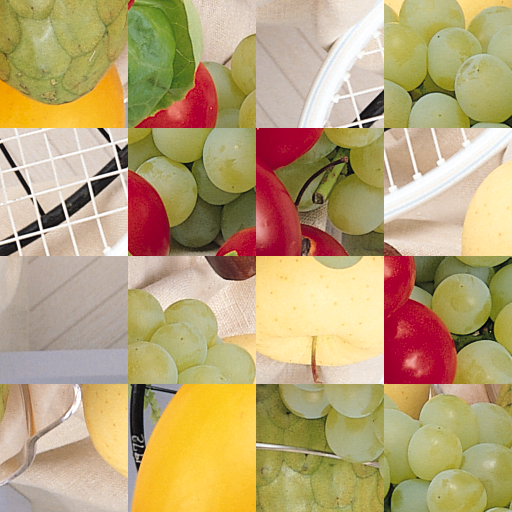
#> input picture testings/tiles_rotated_4x4_04.png, 512 x 512 px; its folder holds only this picture in this run
$ python getMatchingValues.py   (Python 2 division)
#> lines starting #> are read from the running program, lines starting #| are printed output that depends on the picture
# -*- coding: utf-8 -*-
"""
Created on Wed Dec 06 16:05:26 2017

@author: jarno
"""

# -*- coding: utf-8 -*-
"""
Created on Tue Nov 28 14:43:09 2017

@author: jarno
"""
import numpy as np
import cv2
import matplotlib.pyplot as plt


def dividePuzzle(img, aantal):
    #img = #getimage
    size = int(np.floor(np.sqrt(aantal)))
    pieces = []
    for i in range(0, size):
        for j in range(0, size):
            #cutoutpiece
            piece = img[(i*len(img))/size:((i+1)*len(img))/size,(j*len(img[0]))/size:((j+1)*len(img[0]))/size]
            pieces.append(piece)
            #addimage();
    return pieces

def mirror(image,op):
    if op == 'H':
        image = cv2.flip(image, 0)
    elif op == 'V':
        image = cv2.flip(image, 1)
    elif op == 'D':
        image = cv2.transpose(image)
    return image

def getMatch(e1, e2):
    dif = len(e1)-len(e2)
    if abs(dif) > 5:
        return 50000
    elif dif == 0:
        #cv2.imshow('diff', abs(cv2.absdiff(e2, e1))[:,0])
        return sum(sum(abs(cv2.absdiff(e2, e1)**1.5*0.1)))*10.0/len(e1)
    elif dif > 0:
        match = 50000
        for i in range(dif):
            match = min(match, sum(sum(cv2.absdiff(e2, e1[i:i+len(e2)])*0.1)))
        return match*10.0/len(e2)**2
    else:
        match = 50000
        for i in range(0-dif):
            match = min(match, sum(sum(cv2.absdiff(e1, e2[i:i+len(e1)])*0.1)))
        return match*10.0/len(e1)

def getedge(piece, edge):
    if type(edge) == type(5):
        sides = ["N","E","S","W"]
        side = sides[edge%4]
    else:
        side = edge
    if side == "W":
        return(piece[:,0, ])
    elif side == "N":
        return(piece[0,:, ])
    elif side == "E":
        return(piece[:,-1, ])
    elif side == "S":
        return(piece[-1,:, ])


# [6 lines left out: function showMatch, not called in this run]

def rotatePiece(piece, i):
    if i%4 == 0: #North side
        return piece
    elif i%4 == 1: #East side
        return mirror(mirror(piece, 'D'), 'H')
    elif i%4 == 2:
        return mirror(mirror(piece, 'H'), 'V')
    elif i%4 == 3:
        return mirror(mirror(piece, 'H'), 'D')


def getBestMatch(pieces):
    sides = ["N","E","S","W"]
    bestmatch = 50000
    matchid = [0,0,0,0]
    matches = np.empty((len(pieces), len(pieces), len(sides), len(sides)), dtype = 'uint16')
    for i in range(len(pieces)):
        for k in range(len(sides)):
            e1 = getedge(pieces[i],sides[k])
            for j in range( len(pieces)):
                if not(i == j):
                    for l in range(len(sides)):
                        match = int(getMatch(e1, getedge(pieces[j],sides[l])))
                        matches[i,j,k,l]= match
#                        matches[j,i,l,k]= match
                        if match < bestmatch:
                            bestmatch = match
                            matchid = [i,j,k,l]
                            rev = [j,i,l,k]
#                            cv2.waitKey()
#                            cv2.destroyAllWindows()
                else:
                    matches[i,j,k]= list(50000 for l in range(len(sides)))
# [6 lines of commented-out code are left out]
    return matches, matchid

# [18 lines left out: function getNeighbour, not called in this run]

def getNeighbourEx( matches, edgeId, exclusions):
    pieceNmr, sideNmr = edgeId
    matchid = [0,0,0,0]
    bestmatch = 50000
    for i in range(len(matches)):
        if i not in exclusions:
            for j in range(len(matches[0,0,0])):
                match = matches[i, pieceNmr, j, sideNmr%4]
                if match < bestmatch:
                    bestmatch = match
                    matchid = [i, pieceNmr, j, sideNmr%4]
    return matchid

# [63 lines left out: functions getLine, combinePuzzle, not called in this run]

# DISCLAIMER! THE EDGES SHOULD BE SENT CLOCKWISE
# EXAMPLE: FIRST EDGE IS THE RIGHT EDGE OF A PIECE, SECOND ONE IS THE BOTTOM ONE
# IF THIS IS NOT FOLLOWED, MISMATCHES MAY AND WILL HAPPEN
# THE REFERENCE FOR THE MATCH WILL BE DIRECTED TOWARDS THE FIRST NUMBER
def getNeighbour2D(matches, edgeIDs, exclusions):
    pieceNmr1, sideNmr1 = edgeIDs[0]
    pieceNmr2, sideNmr2 = edgeIDs[1]
    matchid = matchid2 = [-1,0,0,0]
    bestmatch = 5000000
    for i in range(len(matches)):
        if (not i in exclusions):
            for j in range(len(matches[0,0,0])):
                match1 = matches[i, pieceNmr1, j, sideNmr1%4]
                match2 = matches[i, pieceNmr2, (j+1)%4, (sideNmr2+1)%4]
                match = match1**2+match2**2
                if match < bestmatch:
                    bestmatch = match
                    matchid = [i, pieceNmr1, j, sideNmr1%4]
                    matchid2 = [i, pieceNmr2, (j+1)%4, (sideNmr2+1)%4]
# [8 lines of commented-out code are left out]
    return matchid

def showsolvedPuzzle(pieces, placedPieces):
    h,w,chan = np.shape(pieces[0])
    count = int(np.sqrt(len(pieces)))
    image = np.zeros((h*count, w*count, chan), dtype = 'uint8')
    for i in range(len(placedPieces)):
        for j in range(len(placedPieces[0])):
            piece, rot = placedPieces[i][j]
            if not piece == -1:
                im = rotatePiece(pieces[piece], rot)
                x = i*h
                y = j*w
                image[x:x+h, y:y+w] = im
    cv2.imshow('puzzle', image)
    cv2.waitKey()
    cv2.destroyAllWindows()
    return image


def fillBlock(matches, placedPieces, used, matchid, pieces):
    x, y, n, r, d = matchid
    newLoc = [x,y]
    newPieces = [0]
    newPieces[0] = [x,y,n,r]
    used_t = used
    if d == 0 or d == 4:
        oldLoc = [x+1, y-1]
        OL2 = [x+1, y+1]
        dir2 = [0,1]
        dir1 = [0,-1]

    elif d == 3:
        oldLoc = [x+1, y+1]
        OL2 = [x-1, y+1]
        dir2 = [-1,0]
        dir1 = [1,0]

    elif d == 2:
        oldLoc = [x-1, y+1]
        OL2 = [x-1, y-1]
        dir2 = [0,-1]
        dir1 = [0,1]

    else:
        oldLoc = [x-1, y-1]
        OL2 = [x+1, y-1]
        dir2 = [1,0]
        dir1 = [-1,0]

    print oldLoc
    while -1 < oldLoc[0] < len(placedPieces) and -1 < oldLoc[1] < len(placedPieces) and placedPieces[tuple(oldLoc)][0] > -1:
        oldPiece = np.add(placedPieces[tuple(oldLoc)], [0,d-1])
        newPiece = np.add(placedPieces[tuple(newLoc)], [0,d-1])
        neighbour = getNeighbour2D(matches, [newPiece, oldPiece], used)
        oldLoc = np.add(oldLoc, dir1)
        newLoc = np.add(newLoc, dir1)
        piece = np.append(newLoc, (neighbour[0], neighbour[2]+d*3+3))
        newPieces.append(piece)
#        print piece
        placedPieces[tuple(newLoc)] = [neighbour[0],(neighbour[2]+d*3+3)%4]
        used.append(neighbour[0])
#        showsolvedPuzzle(pieces, placedPieces)
#        print oldLoc
    oldLoc = OL2
    newLoc = [x,y]
    used = used_t
    print oldLoc
    while -1 < oldLoc[0] < len(placedPieces) and -1 < oldLoc[1] < len(placedPieces) and placedPieces[tuple(oldLoc)][0] > -1:
        oldPiece = np.add(placedPieces[tuple(oldLoc)], [0,d])
        newPiece = np.add(placedPieces[tuple(newLoc)], [0,d])
        neighbour = getNeighbour2D(matches, [oldPiece, newPiece], used)
        oldLoc = np.add(oldLoc, dir2)
        newLoc = np.add(newLoc, dir2)
        piece = np.append(newLoc, (neighbour[0], neighbour[2]+d*3+2))
        newPieces.append(piece)
#        print piece
        placedPieces[tuple(newLoc)] = [neighbour[0],(neighbour[2]+d*3+2)%4]
        used.append(neighbour[0])
#        showsolvedPuzzle(pieces, placedPieces)
#        print oldLoc

    return newPieces

def expandBlock(matches, placedPieces, used):
    #check for max width
    i = j = len(placedPieces[0])-1
    bestMatch = 50000
    matchid = [-1,-1,-1,-1,-1]
    while placedPieces[i][0][0] == -1:
        i = i-1
    while placedPieces[0][j][0] == -1:
        j = j-1
    i = i
    j = j
    print i,j
    if not j >= len(placedPieces)-1:
        for k in range(i+1):
#            print "k in i:"
#            print k
            Mid = getNeighbourEx(matches, [placedPieces[k][0][0], (placedPieces[k][0][1]-1)%4], used)
            newMatch = matches[tuple(Mid)]
            if newMatch < bestMatch:
                bestMatch = newMatch
                matchid = [k,-1, Mid[0], (Mid[2]-1)%4, 3]
                BM = Mid
            Mid = getNeighbourEx(matches, [placedPieces[k][j][0], (placedPieces[k][j][1]+1)%4], used)
            newMatch = matches[tuple(Mid)]
            if newMatch < bestMatch:
                bestMatch = newMatch
                matchid = [k,j+1, Mid[0], (Mid[2]+1)%4, 1]
                BM = Mid


    if not i >= len(placedPieces)-1:
        for k in range(j+1):
#            print "k:"
#            print k, j
            Mid = getNeighbourEx(matches, [placedPieces[0][k][0], placedPieces[0][k][1]], used)
            newMatch = matches[tuple(Mid)]
            if newMatch < bestMatch:
                bestMatch = newMatch
                matchid = [-1,k, Mid[0], (Mid[2]-2)%4, 0]
                BM = Mid
            Mid = getNeighbourEx(matches, [placedPieces[i][k][0], (placedPieces[i][k][1]+2)%4], used)
            newMatch = matches[tuple(Mid)]
            if newMatch < bestMatch:
                bestMatch = newMatch
                matchid = [i+1,k, Mid[0], Mid[2], 2]
                BM = Mid
    return matchid


def solverMK2(pieces, matches, matchid):

    i,j,k,l = matchid
    width = int(np.sqrt(len(pieces)))
    placedPieces = np.full((width,width,2), -1, dtype = 'int8')
    placedPieces[0][0] = [i,(k-2)%4]
    placedPieces[1][0] = [j,l]
    used = [i,j]
    while len(used) < 25:
        matchid = expandBlock(matches, placedPieces, used)
        if matchid[0] == -1:
            placedPieces = np.append(np.full((1,len(placedPieces), 2), -1, dtype = 'int8'),placedPieces[0:-1], axis = 0)
            matchid[0] = 0
        elif matchid[1] == -1:
            placedPieces = np.append(np.full((len(placedPieces), 1, 2), -1, dtype = 'int8'),placedPieces[:,0:-1], axis = 1)
            matchid[1] = 0
        print matchid
        showsolvedPuzzle(pieces, placedPieces)
        placedPieces[matchid[0]][matchid[1]] = [matchid[2], matchid[3]]
        showsolvedPuzzle(pieces, placedPieces)
        used.append(matchid[2])
        matchid = fillBlock(matches, placedPieces, used,  matchid, pieces)
        for piece in range(len(matchid)):
            print matchid[piece]
            placedPieces[matchid[piece][0]][matchid[piece][1]] = [matchid[piece][2], matchid[piece][3]]
            used.append(matchid[piece][2])
#        placedPieces[matchid[0][0]][matchid[0][1]] = [matchid[0][2], matchid[0][3]]

    showsolvedPuzzle(pieces, placedPieces)
    return placedPieces


# [69 lines left out: function puzzleSolver, not called in this run]


puzzleType="tiles"
puzzleArrangement="rotated"
puzzleSize="4x4"
puzzleNumber="04"
puzzle = cv2.imread(puzzleType+'_'+puzzleArrangement+'_'+puzzleSize+'_'+puzzleNumber+'.png')
#> puzzle is the input picture: shape (512, 512, 3); mean B, G, R 118.3, 163.3, 185.5
pieces = dividePuzzle(puzzle, 16)
#> after the loop in dividePuzzle, `for i in range(0, size):`: pieces = 16 items
#> pieces = 16 items

sides = ["N","E","S","W"]
matches, matchid = getBestMatch(pieces)
#> the loop in getBestMatch, `for i in range(len(pieces)):` made 16 passes
#getLine(pieces, matches, matchid)
#print matches[tuple(matchid)]
cv2.waitKey()
cv2.destroyAllWindows()


#x, minx = puzzleSolver(pieces, matches, matchid)
y = solverMK2(pieces, matches, matchid)
#> the loop in solverMK2, `while len(used) < 25:` made 5 passes
#> (printed output is left out)
#> pass 1, in showsolvedPuzzle, `cv2.imshow('puzzle', image)`:
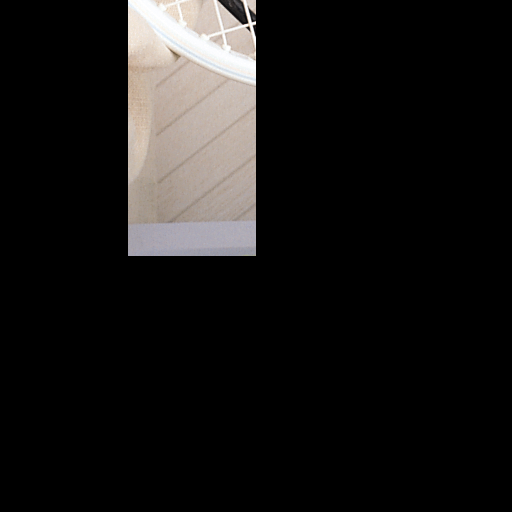
#> window 'puzzle': shape (512, 512, 3); mean B, G, R 21.9, 22.7, 24.1
#> pass 1, in mirror (call 3), `image = cv2.transpose(image)`:
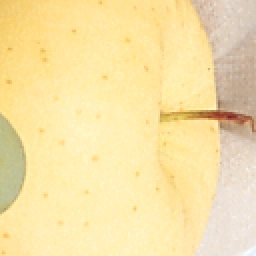
#> image: shape (128, 128, 3) (shown 2 times larger); mean of channels 0, 1, 2 167, 224.7, 246.2; drawn as B, G, R
#> the loop in showsolvedPuzzle (call 11), `for i in range(len(placedPieces)):` made 4 passes
#> pass 1, in mirror (call 115), `image = cv2.flip(image, 0)`:
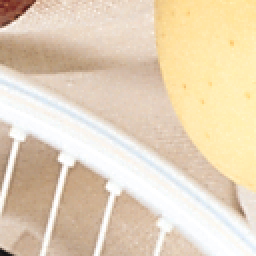
#> image: shape (128, 128, 3) (shown 2 times larger); mean of channels 0, 1, 2 186.5, 211.6, 229.2; drawn as B, G, R
#> pass 1, in mirror (call 116), `image = cv2.transpose(image)`:
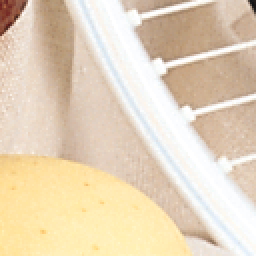
#> image: shape (128, 128, 3) (shown 2 times larger); mean of channels 0, 1, 2 186.5, 211.6, 229.2; drawn as B, G, R
#> pass 1, in mirror (call 117), `image = cv2.flip(image, 0)`:
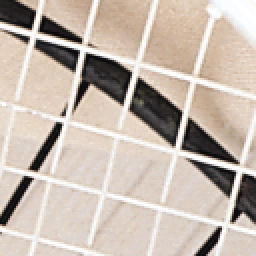
#> image: shape (128, 128, 3) (shown 2 times larger); mean of channels 0, 1, 2 173.7, 184.2, 196.6; drawn as B, G, R
#> pass 1, in mirror (call 118), `image = cv2.flip(image, 1)`:
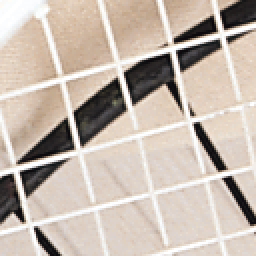
#> image: shape (128, 128, 3) (shown 2 times larger); mean of channels 0, 1, 2 173.7, 184.2, 196.6; drawn as B, G, R
#> after the loop in showsolvedPuzzle (call 11), `for i in range(len(placedPieces)):`:
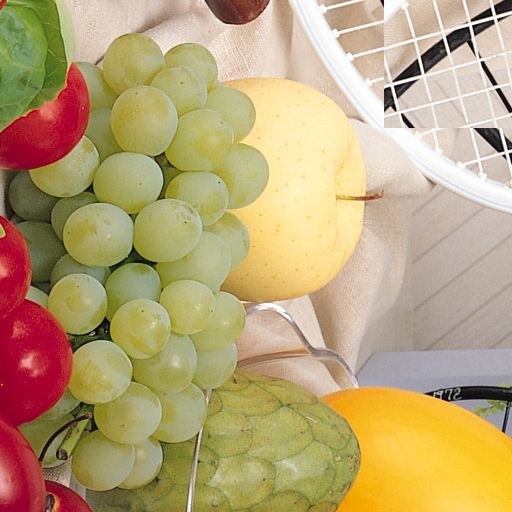
#> image: shape (512, 512, 3); mean of channels 0, 1, 2 118.3, 163.3, 185.5; drawn as B, G, R
showsolvedPuzzle(pieces, y)
#im = combinePuzzle(pieces, x)
trial = sum(sum(abs(cv2.absdiff(getedge(pieces[9], 2), getedge(pieces[10],0))*0.1)))*10.0/len(pieces[0])
test2 = sum(abs(cv2.absdiff(getedge(pieces[9], 2), getedge(pieces[10],0))*0.1))*10.0/len(pieces[0])
test3 = abs(cv2.absdiff(getedge(pieces[9], 2), getedge(pieces[10],0))*0.1)*10.0
test4 = abs(cv2.absdiff(getedge(pieces[15], 0), getedge(pieces[12],0))*0.1)*10.0
#cv2.imshow('im', im)
cv2.waitKey()
cv2.destroyAllWindows()
